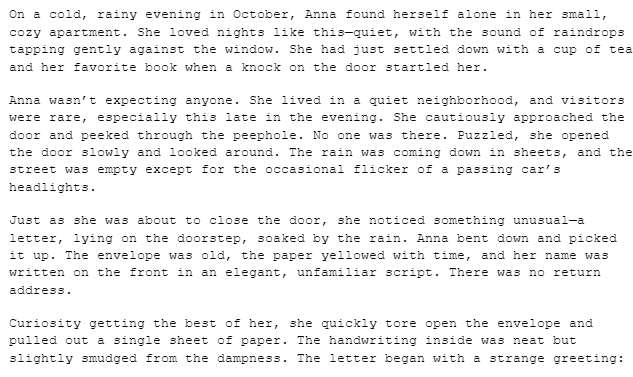
#> input picture scripts/test1.png, 633 x 377 px
$ python line-reco.py -i test1.png
#> lines starting #> are read from the running program, lines starting #| are printed output that depends on the picture; after the words box and inside, x2 and y2 are one past the last pixel; in counts of white or black regions, pixels touching at a corner belong together
import json
import cv2
import numpy as np
import argparse
import subprocess


def threshold_func(doc):
    cv2.imwrite('Input_file.png', doc)
    avg = np.mean(doc)
    if avg < 170:
        doc = 255 - doc
    threshold = cv2.threshold(doc, 170, 255, cv2.THRESH_BINARY)
    doc = threshold[1]
    cv2.imwrite('img_processed.png', doc)
    return doc

def main(doc):
#> called with doc = 'test1.png'
    document = cv2.imread(str(doc))
#> document is the input picture: shape (377, 633, 3); min 0, max 255, mean 240.4
    doc_black = cv2.cvtColor(document, cv2.COLOR_BGR2GRAY)
    doc_black = threshold_func(doc_black)
#> in threshold_func, `avg = np.mean(doc)`: avg = 240.4
#> in threshold_func, `doc = threshold[1]`:
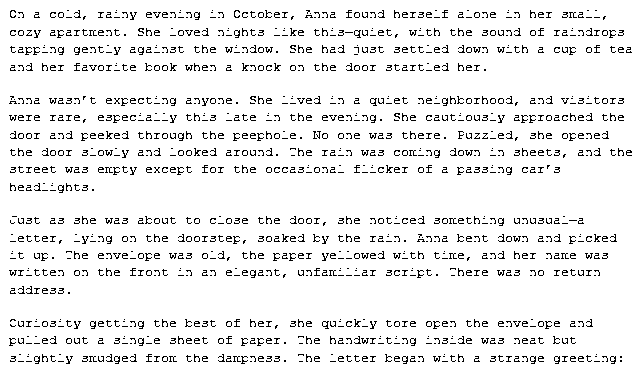
#> doc: shape (377, 633); 92.8% white; black in thin lines or dots
    zero_matrix = np.zeros((doc_black.shape[0], doc_black.shape[1], 3), dtype=np.uint8)
    controller = 0
    last_line = 0
    result_cords = []
    first_line = doc_black.shape[1]
#> first_line = 633
    start_row = None
    for i in range(doc_black.shape[0]):
        for j in  range(doc_black.shape[1]):
            if int(doc_black[i,j]) < 170 and controller == 0:
                controller = 1
                last_line = 0
                start_row = i
                break

            if int(doc_black[i,j]) < 170 and controller == 1:
                if last_line < j:
                    last_line = j
                if first_line > j:
                    first_line = j - 1

            if np.all(doc_black[i] > 170) and controller == 1:
                zero_matrix[start_row:i, last_line, 2] = 255 #last column
                zero_matrix[start_row:i, first_line, 2] = 255 #first column
                zero_matrix[start_row, first_line:last_line, 2] = 255 #first row
                zero_matrix[i, first_line:last_line, 2] = 255 #last row
                result_cords.extend([start_row,i,last_line,first_line])

                first_line = doc_black.shape[1]
                last_line = 0
                controller = 0
                break
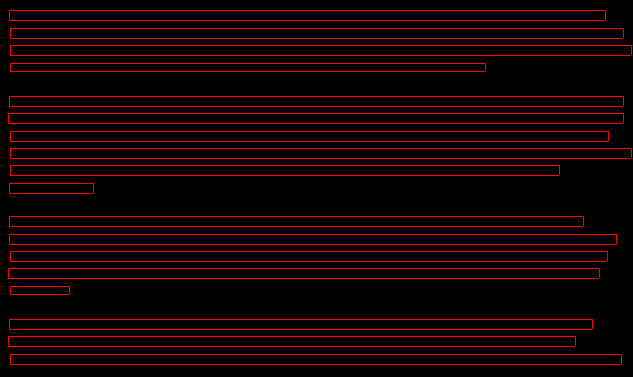
#> zero_matrix: shape (377, 633, 3); mean of channels 0, 1, 2 0, 0, 20.8; drawn as B, G, R
#> after the loop, controller = 0; first_line = 633; last_line = 0; start_row = 354

    for i in range(zero_matrix.shape[0]):
        for j in range(zero_matrix.shape[1]):
            if zero_matrix[i, j, 2] == 255:
                doc_black[i, j] = 0
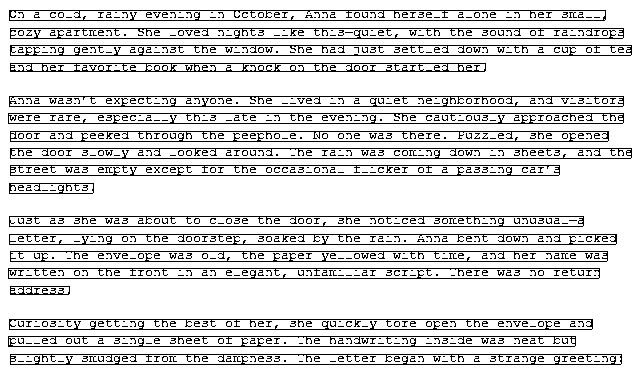
#> doc_black: shape (377, 633); 84.9% white; black in thin lines or dots

    result_img = np.stack((doc_black, doc_black, doc_black), axis=-1)
#> result_img: shape (377, 633, 3); 84.9% white; black in thin lines or dots
    result_img = result_img + zero_matrix
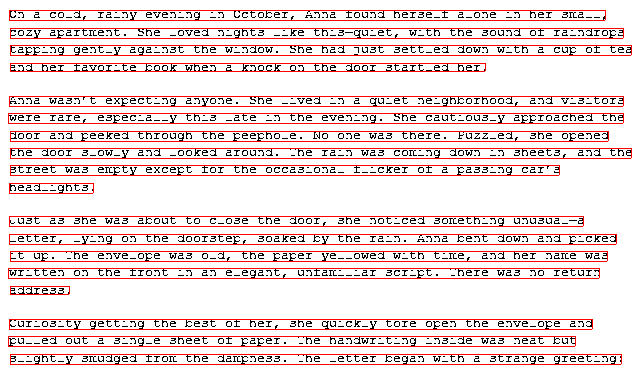
#> result_img: shape (377, 633, 3); mean of channels 0, 1, 2 216.4, 216.4, 237.2; drawn as B, G, R
    cv2.imwrite('Lines.png', result_img)
    return result_cords


img_input = argparse.ArgumentParser(description='Document Photo Input')
img_input.add_argument('-i', type=str, required=True)
args = img_input.parse_args()
results = main(args.i)
with open('data.json', 'w') as f:
    json.dump(results, f)
subprocess.run(['python', 'char-reco.py'])
#> (this line was passed over: subprocess is not available in this run)
## kelime bazlı çalışılacağından dolayı satırda anlamsız kelimelerin bulunmasının bir problem
## yaratmayacağını düşündüm o yüzden işaretlenen satırların arasında oluşan boşlukları silmeye uğraşmadım.

$ run again, on scripts/test3.png
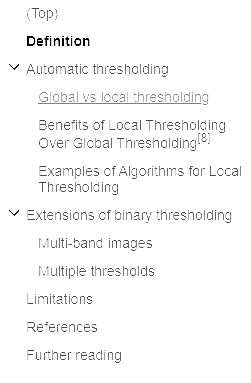
#> input picture scripts/test3.png, 251 x 383 px
#> in main, document is the input picture: shape (383, 251, 3); min 0, max 255, mean 247.9
#> avg = 247.9
#> doc: shape (383, 251); 95.7% white; black in thin lines or dots, all inside (x1, y1, x2, y2) = (9, 8, 241, 363)
#> after the loop in main, `for i in range(zero_matrix.shape[0]):`:
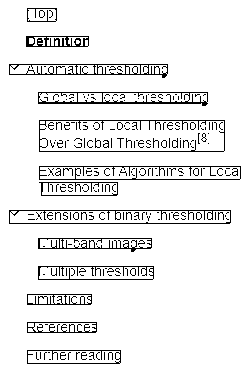
#> doc_black: shape (383, 251); 92.3% white; black in thin lines or dots, all inside (x1, y1, x2, y2) = (9, 8, 241, 364)
#> in main, `result_img = result_img + zero_matrix`:
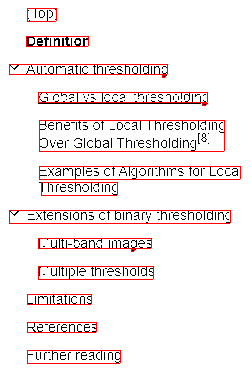
#> result_img: shape (383, 251, 3); mean of channels 0, 1, 2 235.5, 235.5, 244.7; drawn as B, G, R

$ run again, on scripts/test4.png
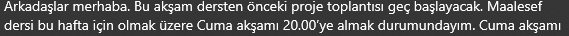
#> input picture scripts/test4.png, 569 x 36 px
#> in main, document is the input picture: shape (36, 569, 3); min 53, max 255, mean 85.7
#> avg = 85.72
#> after the loop in main, `for i in range(zero_matrix.shape[0]):`:
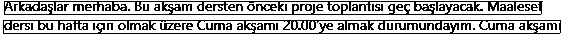
#> doc_black: shape (36, 569); 68.2% white; black in thin lines or dots, all inside (x1, y1, x2, y2) = (3, 1, 561, 34)
#> in main, `result_img = result_img + zero_matrix`:
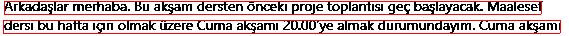
#> result_img: shape (36, 569, 3); mean of channels 0, 1, 2 174, 174, 201.9; drawn as B, G, R
